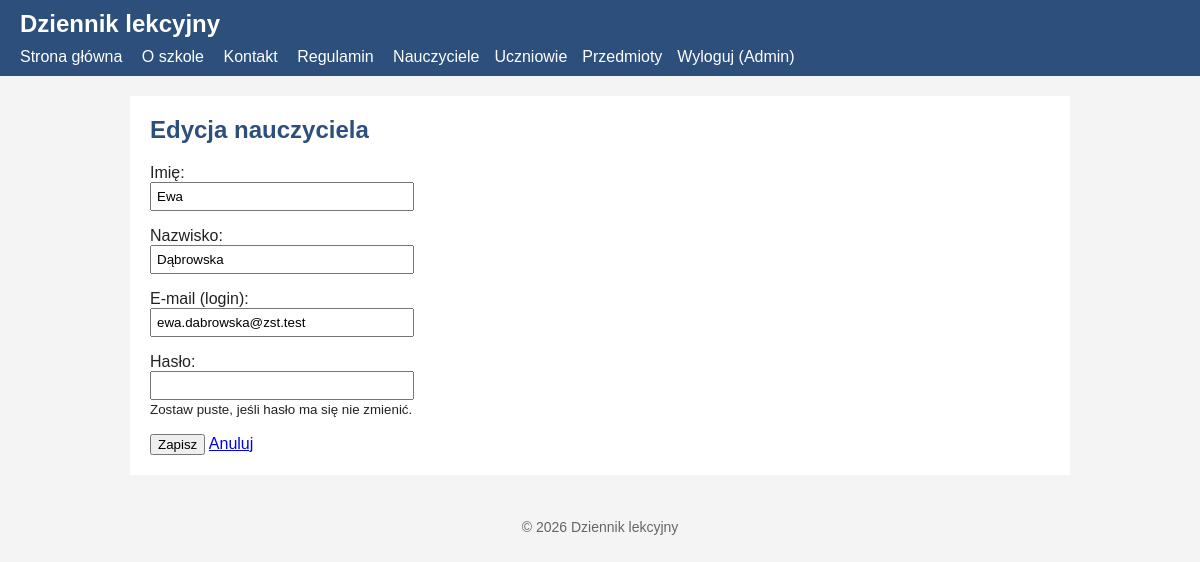
The page /nauczyciel_form.php?id=10 (signed in) on the database its author committed.
### tables this page shows
CREATE TABLE IF NOT EXISTS uzytkownicy (
  id INT AUTO_INCREMENT PRIMARY KEY,
  imie VARCHAR(50) NOT NULL,
  nazwisko VARCHAR(50) NOT NULL,
  email VARCHAR(100) NOT NULL UNIQUE,
  haslo_hash VARCHAR(255) NOT NULL,
  rola ENUM('uczen', 'nauczyciel', 'admin') NOT NULL DEFAULT 'uczen',
  klasa VARCHAR(10) NULL,
  utworzono DATETIME NOT NULL DEFAULT CURRENT_TIMESTAMP
);

### nauczyciel_form.php (the view, shortened to what this page needs)
<?php
require_once "includes/db.php";
$id = (int)($_GET["id"] ?? 0);
$imie = "";
$nazwisko = "";
$email = "";
if ($id > 0 && $_SERVER["REQUEST_METHOD"] != "POST") {
	$stmt = $db->prepare("SELECT imie, nazwisko, email FROM uzytkownicy WHERE id = ? AND rola = 'nauczyciel'");
	$stmt->bind_param("i", $id);
	$stmt->execute();
	$n = $stmt->get_result()->fetch_assoc();
	$imie = $n["imie"];
	$nazwisko = $n["nazwisko"];
	$email = $n["email"];
}
if ($id > 0) {
	$tytul = "Edycja nauczyciela";
} else {
	$tytul = "Nowy nauczyciel";
}
include "includes/naglowek.php";
?>
		<h2><?php echo $tytul; ?></h2>
		<form method="post">
			<p>
				<label for="imie">Imię:</label><br>
				<input type="text" name="imie" id="imie" value="<?php echo htmlspecialchars($imie); ?>" required>
			</p>
			<p>
				<label for="nazwisko">Nazwisko:</label><br>
				<input type="text" name="nazwisko" id="nazwisko" value="<?php echo htmlspecialchars($nazwisko); ?>" required>
			</p>
			<p>
				<label for="email">E-mail (login):</label><br>
				<input type="email" name="email" id="email" value="<?php echo htmlspecialchars($email); ?>" required>
			</p>
			<p>
				<label for="haslo">Hasło:</label><br>
				<input type="password" name="haslo" id="haslo">
				<?php
				if ($id > 0) {
					echo "<br><small>Zostaw puste, jeśli hasło ma się nie zmienić.</small>";
				}
				?>
			</p>
			<button type="submit">Zapisz</button>
			<a href="nauczyciele.php">Anuluj</a>
		</form>
<?php include "includes/stopka.php"; ?>

### assets/css/style.css (style rules this page uses)
body { font-family: Arial, Helvetica, sans-serif; margin: 0; background: #f4f4f4; color: #222; }
main h2 { margin-top: 0; color: #2c4f7c; }
form input { padding: 5px; width: 250px; }

### rows shown on the page
uzytkownicy: imie "Ewa", nazwisko "Dąbrowska", email "ewa.dabrowska@zst.test"

### other values the page prints
$_SESSION["imie"] "Admin"
$tytul "Edycja nauczyciela"
